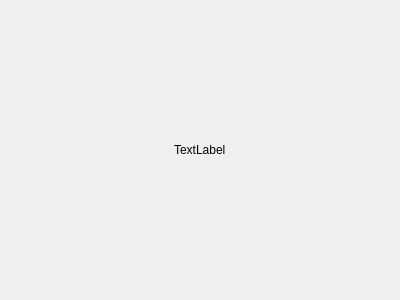
<?xml version="1.0" encoding="UTF-8"?>
<ui version="4.0">
 <class>Dialog</class>
 <widget class="QDialog" name="Dialog">
  <property name="geometry">
   <rect>
    <x>0</x>
    <y>0</y>
    <width>400</width>
    <height>300</height>
   </rect>
  </property>
  <property name="sizePolicy">
   <sizepolicy hsizetype="Maximum" vsizetype="Maximum">
    <horstretch>0</horstretch>
    <verstretch>0</verstretch>
   </sizepolicy>
  </property>
  <property name="windowTitle">
   <string>Dialog</string>
  </property>
  <layout class="QGridLayout" name="gridLayout">
   <item row="0" column="0" alignment="Qt::AlignHCenter|Qt::AlignVCenter">
    <widget class="QLabel" name="label">
     <property name="text">
      <string>TextLabel</string>
     </property>
    </widget>
   </item>
  </layout>
 </widget>
 <resources/>
 <connections/>
</ui>
